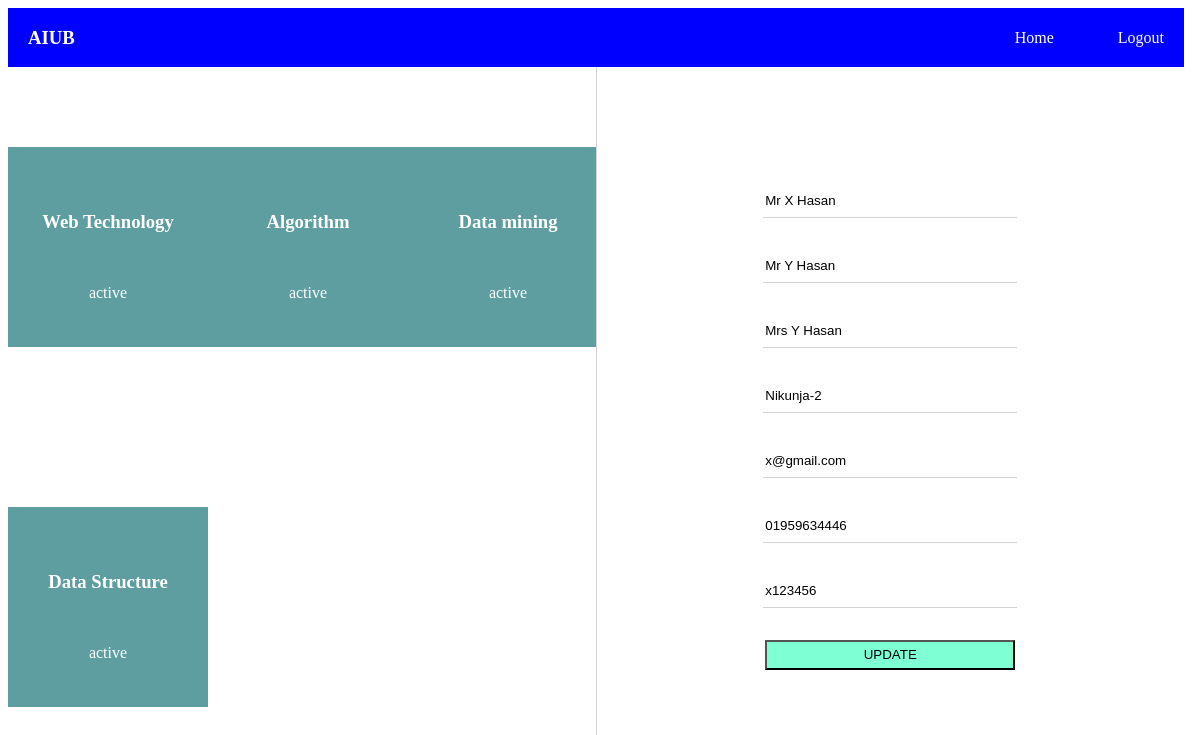
Page /Resources/view/Student/Dashboard.php (signed in) on the committed database.
### tables this page shows
CREATE TABLE `course` (
  `id` int(11) NOT NULL,
  `course_name` varchar(100) NOT NULL
);

CREATE TABLE `register_student` (
  `id` int(11) NOT NULL,
  `stu_id` int(11) NOT NULL,
  `course_id` int(11) NOT NULL,
  `status` varchar(100) NOT NULL
);

CREATE TABLE `user` (
  `id` int(11) NOT NULL,
  `name` varchar(100) NOT NULL,
  `fname` varchar(100) NOT NULL,
  `mname` varchar(100) NOT NULL,
  `address` varchar(100) NOT NULL,
  `email` varchar(50) NOT NULL,
  `phone` varchar(11) NOT NULL,
  `password` varchar(100) NOT NULL,
  `type` varchar(100) NOT NULL
);

### Resources/view/Student/Dashboard.php (the view, shortened to what this page needs)
<?php
$conn=getConnection();
$user = $_SESSION['user']['id'];
$sql="select * from register_student where stu_id='{$user}' and status='active'";
$sql3="select * from user where id='{$user}'";
$result= mysqli_query($conn, $sql);
$result3= mysqli_query($conn, $sql3);
 if(isset($_SESSION['flag']))
{
?>
<!DOCTYPE html>
<html lang="en">
<head>
    <link rel="stylesheet" href="/University-Management/Resources/css/Student/Dashboard.css">
</head>
<body>
    <div class="container">
        <div class="top-nav">
            <div class="left">
                <h3>AIUB</h3>
            </div>
            <div class="right">
                <ul>
                    <li><a href="/University-Management/Resources/view/Student/Dashboard.php">Home</a> </li>
                    <li><a href="../../../Controller/Public/logout.php">Logout</a></li>
                </ul>
            </div>
        </div>
        <div class="main-content">
            <div class="left">
                <?php while($row=mysqli_fetch_array($result)){?>
                <?php
                        $sql2="select * from course where id='{$row['course_id']}'";
                        $result2= mysqli_query($conn, $sql2);
                ?>
                <div class="card">
                    <?php while($r=mysqli_fetch_array($result2)){?>
                    <a href="./Result.php?id=<?=$row['course_id'] ?>">
                        <h3><?=$r['course_name'] ?></h3>
                    </a>
                    <?php } ?>
                    <div class="bottom">
                        <span><?=$row['status'] ?></span>
                    </div>
                </div>
                <?php } ?>
            </div>
            <div class="right">
            <?php while($u=mysqli_fetch_array($result3)){?>
                <input type="text" value="<?=$u['name'] ?>" placeholder="Student name" id="sname">
                <input type="text" value="<?=$u['fname'] ?>" placeholder="Father name" id="fname">
                <input type="text" value="<?=$u['mname'] ?>" placeholder="Mother name" id="mname">
                <input type="text" value="<?=$u['address'] ?>" placeholder="Address" id="address">
                <input type="text" value="<?=$u['email'] ?>" placeholder="Email" id="email">
                <input type="text" value="<?=$u['phone'] ?>" placeholder="Phone" id="phone">
                <input type="text" value="<?=$u['password'] ?>" placeholder="Password" id="password">
                <?php
            }
                ?>
                <button id="add_stu">UPDATE</button>
            </div>
        </div>
    </div>
</body>
</html>
<?php
}
else
{
  header('location:../Public/login.php');
}
?>

### Resources/css/Student/Dashboard.css (style rules this page uses)
.container { width: 98vw; height: 90vh; }
.top-nav { display: flex; justify-content: space-between; align-items: center; padding: 0 20px; background-color: blue; color: white; }
.top-nav>.right>ul { display: flex; gap: 4rem; list-style: none; }
.main-content { display: flex; }
.main-content>.left { flex: 1; overflow: auto; }
.main-content>.right { flex: 1; }
.main-content>.left { width: 100%; display: grid; height: 90vh; align-items: center; justify-items: center; grid-template-columns: repeat(3, auto); color:white; border-right: 1px solid lightgray; }
.main-content>.left>.card { width: 200px; height: 200px; background-color:cadetblue; display: flex; justify-content: center; align-items: center; flex-direction: column; gap: 2rem; }
.main-content>.left>.card>.bottom { display: flex; gap: 2rem; }
a { text-decoration: none; color: white; }
.main-content>.right { display: flex; align-items: center; justify-content: center; flex-direction: column; gap: 2rem; }
.main-content>.right>input { width: 250px; height: 30px; border: none; outline: none; border-bottom: 1px solid lightgray; }
#add_stu { width: 250px; height: 30px; background-color: aquamarine; }

### rows in the picture
register_student: status "active"
course: course_name "Web Technology"
register_student: status "active"
course: course_name "Algorithm"
register_student: status "active"
course: course_name "Data mining"
register_student: status "active"
course: course_name "Data Structure"
user: name "Mr X Hasan", fname "Mr Y Hasan", mname "Mrs Y Hasan", address "Nikunja-2", email "x@gmail.com", phone "01959634446", password "x123456"
